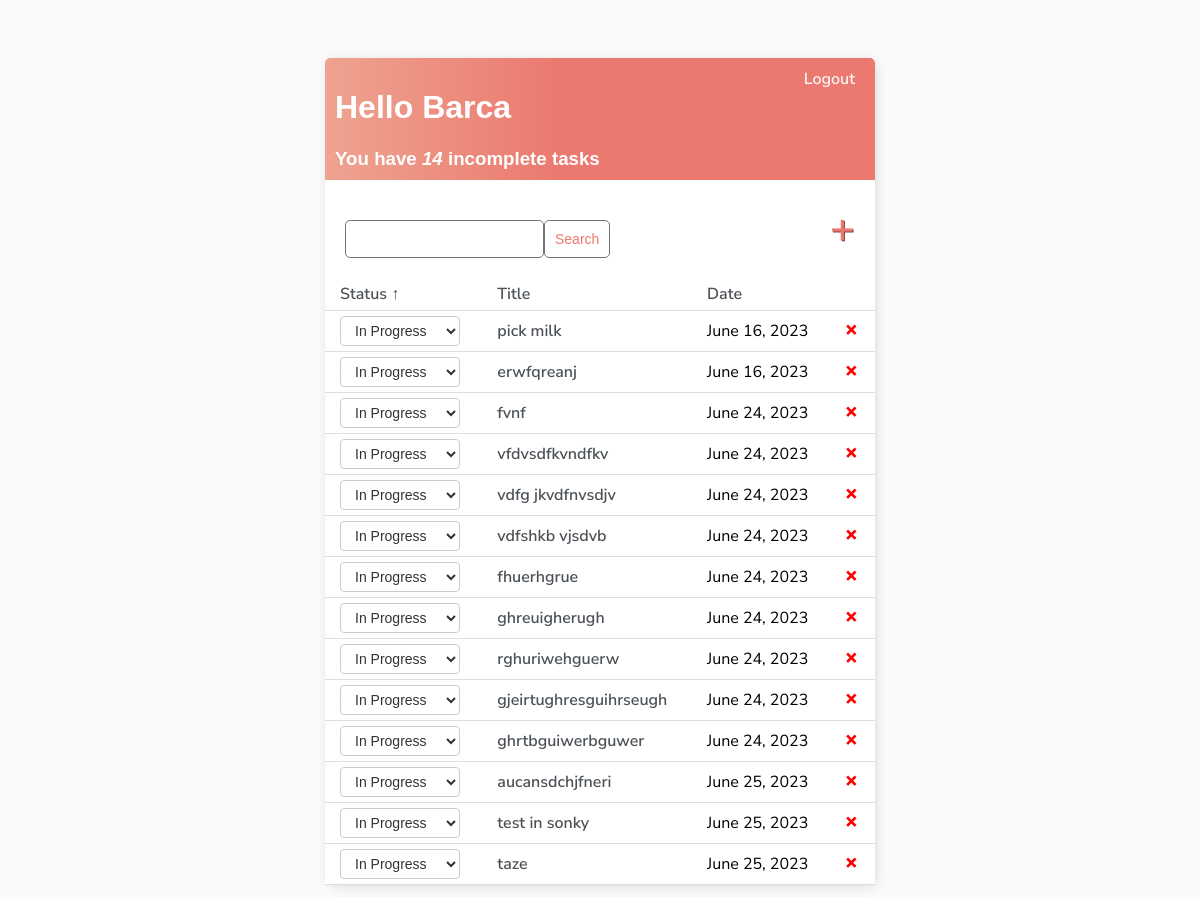
The page / (signed in) on the database its author committed.
### base/models.py (models this page shows)
class Task(models.Model):
    user = models.ForeignKey(User, on_delete=models.CASCADE, null=True, blank=True)
    title = models.CharField(max_length=30)
    description = models.TextField(null=True, blank=True)
    complete = models.BooleanField(default=False)
    created = models.DateTimeField(auto_now_add=True)
    def __str__(self):
        return self.title
    class Meta:
        ordering = ['complete']

### base/views.py (the view)
# urls.py: path('', TaskList.as_view(), name='tasks'),
class TaskList(LoginRequiredMixin, ListView):
    model = Task
    context_object_name = 'tasks'
    def get_context_data(self, *, object_list=None, **kwargs):
        context = super().get_context_data(**kwargs)
        context['tasks'] = context['tasks'].filter(user=self.request.user)
        context['count'] = context['tasks'].filter(complete=False).count()
        sort_by = self.request.GET.get('sort_by', 'complete')
        sort_order = self.request.GET.get('sort_order', 'asc')
        next_sort_order = 'desc' if sort_order == 'asc' else 'asc'
        context['sort_by'] = sort_by
        context['sort_order'] = sort_order
        context['next_sort_order'] = next_sort_order
        search_input = self.request.GET.get('search-area') or ''
        if search_input:
            context['tasks'] = context['tasks'].filter(title__startswith=search_input)
        context['search_input'] = search_input
        return context
    def get_queryset(self):
        sort_by = self.request.GET.get('sort_by', 'complete')
        sort_order = self.request.GET.get('sort_order', 'asc')
        queryset = super().get_queryset()
        if sort_by == 'title':
            queryset = queryset.order_by('title' if sort_order == 'asc' else '-title')
        elif sort_by == 'created':
            queryset = queryset.order_by('created' if sort_order == 'asc' else '-created')
        else:
            queryset = queryset.order_by('complete' if sort_order == 'asc' else '-complete')
        return queryset

### base/templates/base/task_list.html (shortened to what this page needs)
{% extends 'base/main.html' %}
{% block content %}
<div class="header-bar">
    <div>
        <h1>Hello {{request.user|title}}</h1>
        <h3 style="margin:0">
            You have <i>{{count}}</i> incomplete task{{ count|pluralize:"s" }}
        </h3>
    </div>
    {% if request.user.is_authenticated %}
    <a href="{% url 'logout' %}">Logout</a>
    {% else %}
    <a href="{% url 'login' %}">Login</a>
    {% endif %}
</div>
<div id="search-add-wrapper">
    <form action="" method="GET" style="margin-top:20px; display:flex;">
    <input type="text" name="search-area" value="{{search_input}}">
    <input class="button" type="submit" value="Search">
    </form>
    <a id="add-link" href="{% url 'task-create' %}">&#x2b;</a>
</div>
<table class="task-table">
    <thead>
        <tr>
             <th>
                <a href="{% url 'tasks' %}?sort_by=complete&sort_order={{ next_sort_order }}">
                    Status{% if sort_by == 'complete' %} {% if sort_order == 'asc' %}&uarr;{% else %}&darr;{% endif %}{% endif %}
                </a>
            </th>
            <th>
                <a href="{% url 'tasks' %}?sort_by=title&sort_order={{ next_sort_order }}">
                    Title{% if sort_by == 'title' %} {% if sort_order == 'asc' %}&uarr;{% else %}&darr;{% endif %}{% endif %}
                </a>
            </th>
            <th>
                <a href="{% url 'tasks' %}?sort_by=created&sort_order={{ next_sort_order }}">
                    Date{% if sort_by == 'created' %} {% if sort_order == 'asc' %}&uarr;{% else %}&darr;{% endif %}{% endif %}
                </a>
            </th>
            <th></th>
        </tr>
    </thead>
    <tbody>
        {% for task in tasks %}
            <tr>
                <td>
                    <form method="post" action="{% url 'task-status-update' %}">
                        <select name="status" onchange="this.form.submit()">
                            <option value="in-progress" {% if not task.complete %}selected{% endif %} class="in-progress">In Progress</option>
                        </select>
                    </form>
                </td>
                <td>
                    {% if task.complete %}
                        <s><a href="{% url 'task-update' task.id %}">{{task}}</a></s>
                    {% else %}
                        <a href="{% url 'task-update' task.id %}">{{task}}</a>
                    {% endif %}
                </td>
                <td>
                    {{ task.created|date:"F d, Y" }}
                </td>
                <td>
                    <a class="delete-link" href="{% url 'task-delete' task.id %}">&#215;</a>
                </td>
            </tr>
        {% empty %}
            <tr>
                <td colspan="3">No items in the list</td>
            </tr>
        {% endfor %}
    </tbody>
</table>
{% endblock content %}

### base/templates/base/main.html (style rules this page uses)
body { background-color: #FAFAFA; font-family: 'Nunito Sans', sans-serif; padding-top: 50px }
h1,h2,h3,h4,h5,h6 { font-family: 'Raleway', sans-serif; }
a, p { color: #4b5156; }
a { font-weight: 600; }
.header-bar { display: flex; justify-content: space-between; color: #fff; padding: 10px; border-radius: 5px 5px 0 0; background: linear-gradient(90deg, #EEA390 0%, #EB796F 43%, #EB796F 100%); }
.header-bar a { color: rgb(247, 247, 247); text-decoration: none; margin-right: 10px; }
.delete-link { text-decoration: none; font-weight: 900; color: #cf4949; font-size: 22px; line-height: 0; padding: 20px 0px; }
#add-link { color: #EB796F; text-decoration: none; font-size: 42px; text-shadow: 1px 1px #81413b; margin-right: 0px; }
#search-add-wrapper { display: flex; justify-content: space-between; align-items: center; padding: 20px; }
.button { border: 1px solid #757575; background-color: #FFF; color: #EB796F; padding: 10px; font-size: 14px; border-radius: 5px; cursor: pointer; text-decoration: none; }
input[type=text], input[type=password], textarea { border: 1px solid #757575; border-radius: 5px; padding: 10px; width: 90%; }

### base/templates/base/task_list.html (style rules this page uses)
.task-table { width: 100%; border-collapse: collapse; }
.task-table th, .task-table td { padding: 5px 15px; text-align: left; border-bottom: 1px solid #ddd; }
.task-table th a { text-decoration: none; }
.task-table td a { text-decoration: none; }
.delete-link { color: #ff0000; text-decoration: none; }
select[name="status"] { padding: 5px 10px; font-size: 14px; border: 1px solid #ccc; border-radius: 4px; background-color: #fff; color: #333; width: 120px; }
select[name="status"] option { font-size: 14px; }

### rows shown on the page
Task: status "In Progress", title "pick milk", created "June 16, 2023"
Task: status "In Progress", title "erwfqreanj", created "June 16, 2023"
Task: status "In Progress", title "fvnf", created "June 24, 2023"
Task: status "In Progress", title "vfdvsdfkvndfkv", created "June 24, 2023"
Task: status "In Progress", title "vdfg jkvdfnvsdjv", created "June 24, 2023"
Task: status "In Progress", title "vdfshkb vjsdvb", created "June 24, 2023"
Task: status "In Progress", title "fhuerhgrue", created "June 24, 2023"
Task: status "In Progress", title "ghreuigherugh", created "June 24, 2023"
Task: status "In Progress", title "rghuriwehguerw", created "June 24, 2023"
Task: status "In Progress", title "gjeirtughresguihrseugh", created "June 24, 2023"
Task: status "In Progress", title "ghrtbguiwerbguwer", created "June 24, 2023"
Task: status "In Progress", title "aucansdchjfneri", created "June 25, 2023"
Task: status "In Progress", title "test in sonky", created "June 25, 2023"
Task: status "In Progress", title "taze", created "June 25, 2023"

### other values the page prints
{{ request.user|title }} "Barca"
{{ count }} "14"
